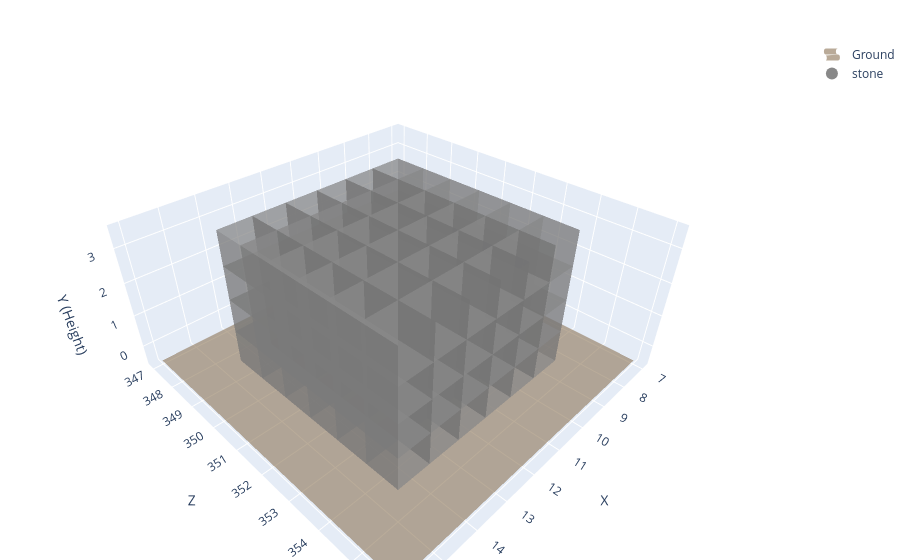

Notebook code for this chart:
### Markdown cell above
### Double-check & Visualization

### Code cell
# coords_by_problem[problem_index][turn_index] = coords at that eval (problem = load cell print index).
from eval_code.viz import plotly_blocks

problem_index = 0   # problem number from load cell (print(i, prompts))
turn_index = -1     # 0=first turn, -1=last turn for that problem

try:
    coords_by_problem
except NameError:
    print("Run the evaluation cell first so coords_by_problem is available.")
else:
    n = len(coords_by_problem)
    if n == 0:
        print("No problems in coords_by_problem. Run Load → Construction → Evaluation (with matching arr_of_deltas), then try again.")
    elif problem_index < 0 or problem_index >= n:
        print(f"problem_index must be 0..{n-1} (there are {n} problems). Current problem_index={problem_index}")
    else:
        turns = coords_by_problem[problem_index]
        if turns:
            plotly_blocks.plot(turns[turn_index])
        else:
            print(f"Problem {problem_index} has no turns/coords.")
            
runs[problem_index]

### Figure 1 — Plotly figure (JSON) as saved in the notebook; plotly's stock layout.template omitted (floating-point values rounded to 4 significant figures; data arrays with more than 128 entries replaced by an {"elided": "..."} marker saying what was removed)
{"data": [{"colorscale": [[0, "#8B7355"], [1, "#8B7355"]], "name": "Ground", "opacity": 0.6, "showlegend": true, "showscale": false, "type": "surface", "x": [[7, 16], [7, 16]], "y": [[347, 347], [356, 356]], "z": [[-0.5, -0.5], [-0.5, -0.5]]}, {"facecolor": {"elided": "1728 str values"}, "flatshading": true, "i": {"elided": "1728 int values"}, "j": {"elided": "1728 int values"}, "k": {"elided": "1728 int values"}, "opacity": 0.5, "type": "mesh3d", "x": {"elided": "1152 float values"}, "y": {"elided": "1152 float values"}, "z": {"elided": "1152 float values"}}, {"marker": {"color": "#888888", "size": 8}, "mode": "markers", "name": "stone", "showlegend": true, "type": "scatter3d", "x": [null], "y": [null], "z": [null]}], "layout": {"legend": {"itemsizing": "constant"}, "margin": {"b": 0, "l": 0, "r": 0, "t": 40}, "scene": {"aspectmode": "data", "xaxis": {"dtick": 1, "tick0": 8, "tickformat": ",d", "tickmode": "linear", "title": {"text": "X"}}, "yaxis": {"dtick": 1, "tick0": 348, "tickformat": ",d", "tickmode": "linear", "title": {"text": "Z"}}, "zaxis": {"dtick": 1, "tick0": -1, "tickformat": ",d", "tickmode": "linear", "title": {"text": "Y (Height)"}}}, "title": {"text": ""}}}
